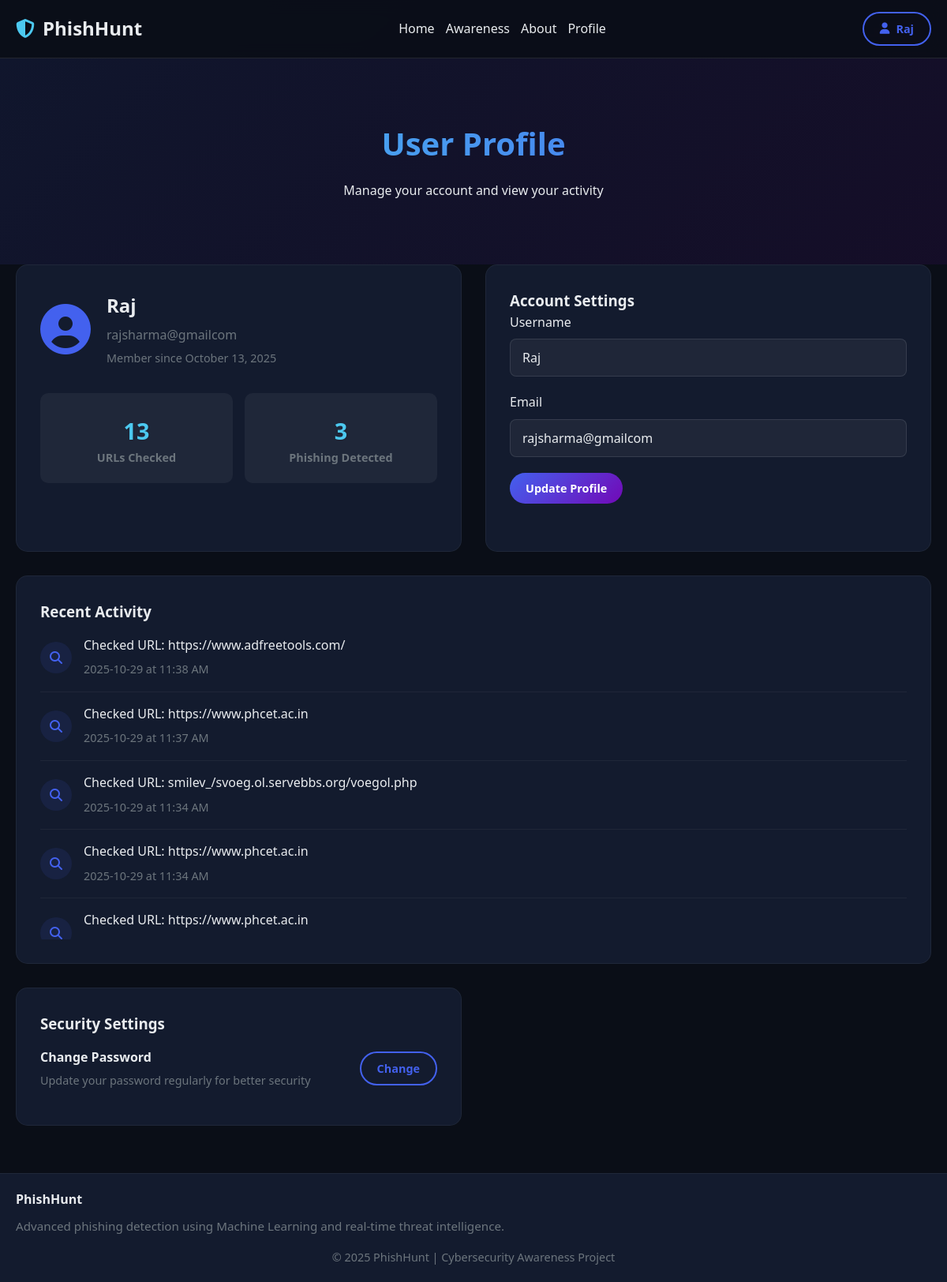
Page /profile (signed in) on the committed database.
### app.py (models this page shows)
class User(UserMixin, db.Model):
    id = db.Column(db.Integer, primary_key=True)
    username = db.Column(db.String(80), unique=True, nullable=False)
    email = db.Column(db.String(120), unique=True, nullable=False)
    password_hash = db.Column(db.String(120), nullable=False)
    created_at = db.Column(db.DateTime, default=datetime.utcnow)
    two_factor_enabled = db.Column(db.Boolean, default=False)
    url_checks = db.relationship('URLCheck', backref='user', lazy=True)
    activities = db.relationship('UserActivity', backref='user', lazy=True)

class UserActivity(db.Model):
    id = db.Column(db.Integer, primary_key=True)
    user_id = db.Column(db.Integer, db.ForeignKey('user.id'), nullable=False)
    activity_type = db.Column(db.String(50), nullable=False)
    description = db.Column(db.Text, nullable=False)
    timestamp = db.Column(db.DateTime, default=get_current_time)

### app.py (the view)
@app.route('/profile')
@login_required
def profile():
    total_checks = URLCheck.query.filter_by(user_id=current_user.id).count()
    phishing_count = URLCheck.query.filter_by(user_id=current_user.id, is_phishing=True).count()
    safe_count = total_checks - phishing_count
    user_stats = {'urls_checked': total_checks, 'phishing_detected': phishing_count, 'safe_count': safe_count}
    recent_activity = UserActivity.query.filter_by(user_id=current_user.id).order_by(UserActivity.timestamp.desc()).limit(10).all()
    for activity in recent_activity:
        activity.local_timestamp = get_local_time(activity.timestamp)
    return render_template('profile.html', user_stats=user_stats, recent_activity=recent_activity, current_time=datetime.now())

### app.py (called while the page is built)
@login_manager.user_loader
def load_user(user_id):
    try:
        return db.session.get(User, int(user_id))
    except Exception:
        try:
            return User.query.get(int(user_id))
        except Exception:
            return None

def get_local_time(utc_time):
    if not utc_time:
        return utc_time
    local_tz = pytz.timezone('Asia/Kolkata')
    try:
        if getattr(utc_time, 'tzinfo', None) is None or utc_time.tzinfo.utcoffset(utc_time) is None:
            utc_time = utc_time.replace(tzinfo=pytz.utc)
    except Exception:
        utc_time = utc_time.replace(tzinfo=pytz.utc)
    try:
        return utc_time.astimezone(local_tz)
    except Exception:
        return utc_time

### templates/profile.html (shortened to what this page needs)
{% extends "base.html" %}
{% block content %}
  <section class="profile-hero">
    <div class="container">
      <h1>User Profile</h1>
      <p>Manage your account and view your activity</p>
    </div>
  </section>
  <section class="container profile-content">
    <div class="profile-grid">
      <div class="profile-card">
        <div class="profile-header">
          <div class="profile-avatar">
            <i class="fas fa-user-circle"></i>
          </div>
          <div class="profile-info">
            <h2>{{ current_user.username }}</h2>
            <p class="user-email">{{ current_user.email }}</p>
            <p class="member-since">Member since {{ current_user.created_at.strftime('%B %d, %Y') }}</p>
          </div>
        </div>
        <div class="profile-stats">
          <button class="stat-item stat-btn" data-filter="all" style="cursor:pointer;">
            <div class="stat-number">{{ user_stats.urls_checked }}</div>
            <div class="stat-label">URLs Checked</div>
          </button>
          <button class="stat-item stat-btn" data-filter="phishing" style="cursor:pointer;">
            <div class="stat-number">{{ user_stats.phishing_detected }}</div>
            <div class="stat-label">Phishing Detected</div>
          </button>
        </div>
      </div>
      <div class="profile-card">
        <h3>Account Settings</h3>
        <form class="settings-form" action="{{ url_for('update_profile') }}" method="post">
          <div class="form-group">
            <label for="username">Username</label>
            <input type="text" id="username" name="username" value="{{ current_user.username }}" required>
          </div>
          <div class="form-group">
            <label for="email">Email</label>
            <input type="email" id="email" name="email" value="{{ current_user.email }}" required>
          </div>
          <button type="submit" class="btn btn-primary">Update Profile</button>
        </form>
      </div>
      <div class="profile-card activity-card">
      <h3>Recent Activity</h3>
      <div class="activity-list">
        {% for activity in recent_activity %}
        <div class="activity-item">
          <div class="activity-icon">
            {% if activity.activity_type == 'url_check' %}
              <i class="fas fa-search"></i>
            {% elif activity.activity_type == 'login' %}
              <i class="fas fa-sign-in-alt"></i>
            {% elif activity.activity_type == 'registration' %}
              <i class="fas fa-user-plus"></i>
            {% elif activity.activity_type == 'logout' %}
              <i class="fas fa-sign-out-alt"></i>
            {% elif activity.activity_type == 'profile_update' %}
              <i class="fas fa-user-edit"></i>
            {% elif activity.activity_type == 'password_change' %}
              <i class="fas fa-key"></i>
            {% else %}
              <i class="fas fa-user"></i>
            {% endif %}
          </div>
          <div class="activity-details">
            <p class="activity-text">{{ activity.description }}</p>
            <span class="activity-time">
              {% if activity.local_timestamp %}
                {{ activity.local_timestamp.strftime('%Y-%m-%d at %I:%M %p') }}
              {% else %}
                {{ activity.timestamp.strftime('%Y-%m-%d at %I:%M %p') }}
              {% endif %}
            </span>
          </div>
        </div>
        {% else %}
        <div class="empty-activity">
          <i class="fas fa-history"></i>
          <p>No recent activity</p>
        </div>
        {% endfor %}
      </div>
      </div>
      <div class="profile-card">
        <h3>Security Settings</h3>
        <div class="security-options">
          <div class="security-item">
            <div class="security-info">
              <h4>Change Password</h4>
              <p>Update your password regularly for better security</p>
            </div>
            <button class="btn btn-outline" onclick="showChangePassword()">Change</button>
          </div>
        </div>
      </div>
    </div>
  </section>
{% endblock %}

### templates/base.html (shortened to what this page needs)
<!DOCTYPE html>
<html lang="en">
<head>
  <link rel="stylesheet" href="https://cdnjs.cloudflare.com/ajax/libs/font-awesome/6.4.0/css/all.min.css">
  <link rel="stylesheet" href="{{ url_for('static', filename='style.css') }}">
</head>
<body>
  <header>
    <div class="container header-content">
      <div class="logo">
        <i class="fas fa-shield-alt"></i>
        <span>PhishHunt</span>
      </div>
      <nav>
        <ul>
          <li><a href="{{ url_for('home') }}">Home</a></li>
          <li><a href="#user-awareness">Awareness</a></li>
          <li><a href="#about">About</a></li>
          {% if current_user.is_authenticated %}
          <li><a href="{{ url_for('profile') }}">Profile</a></li>
          {% endif %}
        </ul>
      </nav>
      <div class="auth-buttons">
        {% if current_user.is_authenticated %}
          <div class="user-menu">
            <button class="btn btn-outline" onclick="toggleUserMenu()">
              <i class="fas fa-user"></i> {{ current_user.username }}
            </button>
          </div>
        {% else %}
          <button id="btnSignIn" class="btn btn-outline" onclick="showSignIn()">Sign In</button>
          <button id="btnGetStarted" class="btn btn-primary" onclick="showGetStarted()">Get Started</button>
        {% endif %}
      </div>
    </div>
  </header>
  {% block content %}{% endblock %}
  <footer style="background: var(--bg-card); padding: 20px 0; margin-top: 60px; border-top: 1px solid rgba(255,255,255,0.05);">
    <div class="container" style="display:flex; flex-direction:column; align-items:flex-start; gap:8px;">
      <div style="color:var(--text-light); font-weight:700;">PhishHunt</div>
      <div style="color:var(--gray); font-size:0.95rem;">
        Advanced phishing detection using Machine Learning and real-time threat intelligence.
      </div>
      <div style="width:100%; text-align:center; color:var(--gray); font-size:0.9rem; margin-top:8px;">
        © 2025 PhishHunt | Cybersecurity Awareness Project
      </div>
    </div>
  </footer>
</body>
</html>

### templates/profile.html (style rules this page uses)
.profile-stats { display: grid; grid-template-columns: repeat(2, 1fr); gap: 15px; }
.stat-item.stat-btn { background: rgba(255,255,255,0.05); border: none; outline: none; transition: background 0.2s, box-shadow 0.2s; cursor: pointer; padding: 15px; border-radius: 10px; text-align: center; box-shadow: none; }
.stat-item .stat-number { font-size: 1.8rem; font-weight: 700; color: var(--success); margin-bottom: 5px; }
.stat-item .stat-label { color: var(--gray); font-size: 0.9rem; }

### rows in the picture
User: username "Raj", email "rajsharma@gmailcom", created_at "October 13, 2025"
UserActivity: activity_type "url_check" (drawn), description "Checked URL: https://www.adfreetools.com/", local_timestamp "2025-10-29 at 11:38 AM"
UserActivity: activity_type "url_check" (drawn), description "Checked URL: https://www.phcet.ac.in", local_timestamp "2025-10-29 at 11:37 AM"
UserActivity: activity_type "url_check" (drawn), description "Checked URL: smilev_/svoeg.ol.servebbs.org/voegol.php", local_timestamp "2025-10-29 at 11:34 AM"
UserActivity: activity_type "url_check" (drawn), description "Checked URL: https://www.phcet.ac.in", local_timestamp "2025-10-29 at 11:34 AM"
UserActivity: activity_type "url_check" (drawn), description "Checked URL: https://www.phcet.ac.in"

### other values in the picture
{{ user_stats.urls_checked }} "13"
{{ user_stats.phishing_detected }} "3"
